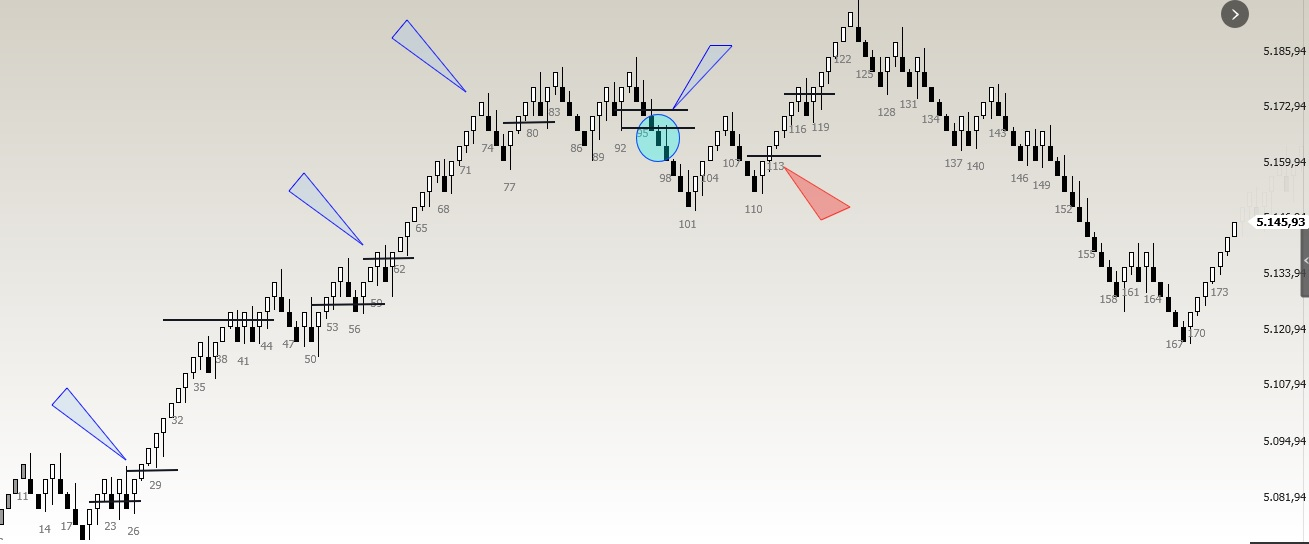
#> input picture 2 Anaconda/Entrada Saidas_COMPRA.jpg, 1309 x 544 px, found by its file name
$ python Comparar_Imagens.py
#> lines starting #> are read from the running program, lines starting #| are printed output that depends on the picture; long printed decimals are rounded
# importação módulo Opencv
import cv2


# Works well with images of different dimensions
# Foi criando um função para recepcionar as duas imagens
def orb_sim(img1, img2):

    # Antigamente era utilizado o módulo SIFT, mas o mesmo foi descontinuado e o ORB passou ser utilizado
    # possuindo mais recursos para trabalhar as imagens
    orb = cv2.ORB_create()

    # Esse é o ponto onde serão dectados pontos chaves e descritores das imagens
    kp_a, desc_a = orb.detectAndCompute(img1, None)
    kp_b, desc_b = orb.detectAndCompute(img2, None)

    # Definir o objeto combinador de força bruta.
    # Isso quer dizer que ele irá testar muitas combinações diferentes.
    bf = cv2.BFMatcher(cv2.NORM_HAMMING, crossCheck=True)

    # Nessa etapa será feito o match das imagens, ou seja, a combinação das imagens
    matches = bf.match(desc_a, desc_b)

    # Aqui será feito a procura por regiões similares das imagens com a distância menor que 50.
    # É possível ajustar a distância entre 0 a 100, sendo 0 as imagens totalmente diferente e 100 as imagens iguais
    # Nesse caso é escolhido a distância de 50.
    similar_regions = [i for i in matches if i.distance < 50]
    if len(matches) == 0:
        return 0
    return len(similar_regions) / len(matches)

# Função do Opencv para fazer a leitura das imagens
img00 = cv2.imread('Entrada Saidas_COMPRA.JPG', 0)
#> img00: shape (544, 1309); min 0, max 255, mean 226.5
img01 = cv2.imread('Entrada Saidas_VENDA.JPG', 0)
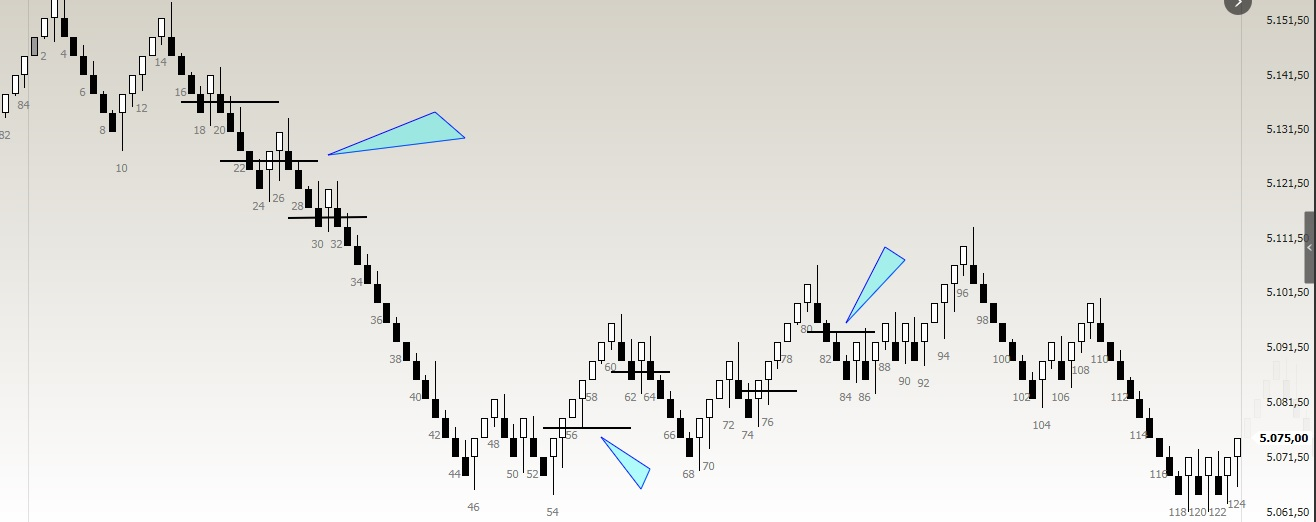
#> input picture 2 Anaconda/Entrada Saidas_VENDA.jpg, 1316 x 522 px, found by its file name
#> img01: shape (522, 1316); min 0, max 255, mean 225.2

# Função opencv para redimensionar as inmagens, pois se elas estivem em dimensões diferente dá erro no código
img00Res = cv2.resize(img00, (1200, 600))
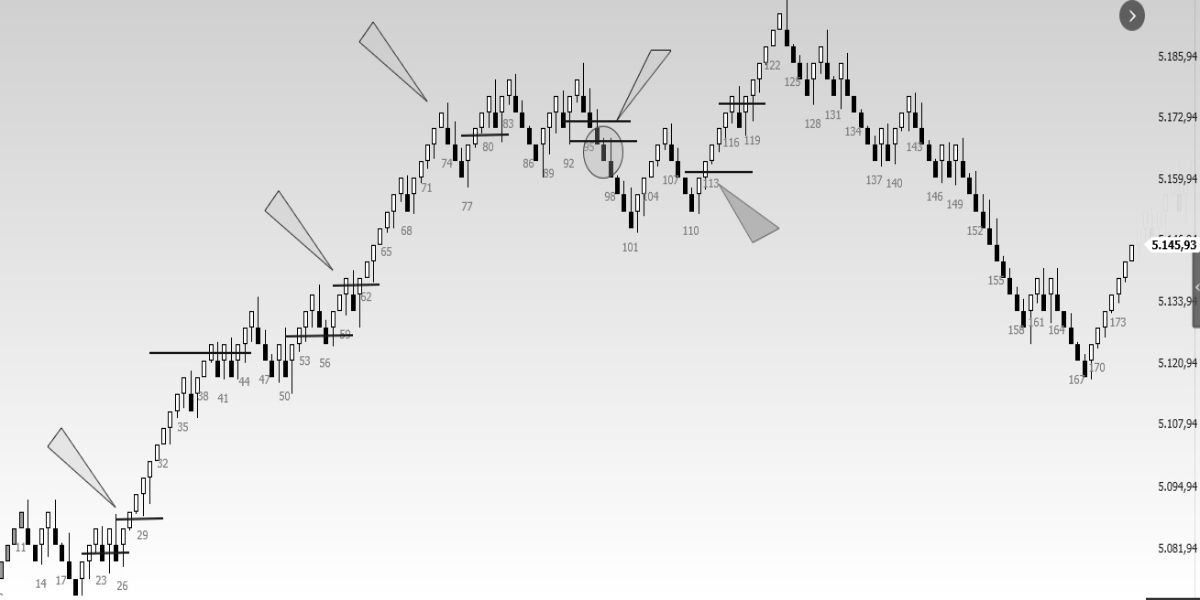
#> img00Res: shape (600, 1200); min 0, max 255, mean 226.5
img01Res = cv2.resize(img01, (1200, 600))
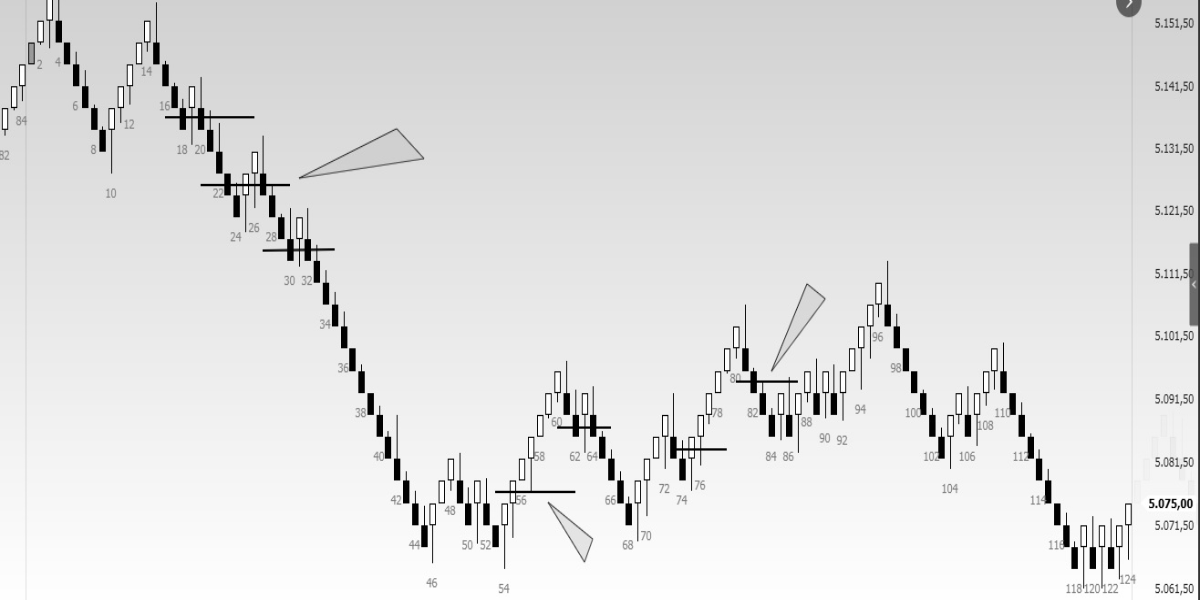
#> img01Res: shape (600, 1200); min 0, max 255, mean 225.1

# Essa é a etapa on é chamada a função criada no início do código passando como parâmetro as imagens redimensionadas.
# Se o resultado for igual 1.0, quer dizer as imagens são extamente iguais.
# Qualquer outro resultado que apresentar vai representar o percentual de similaridade entre as imagens.
orb_similarity = orb_sim(img00Res, img01Res)
#> in orb_sim, `kp_a, desc_a = orb.detectAndCompute(img1, None)`: kp_a = 500 keypoints; strongest (x, y, size): (35, 545, 31), (1156, 245, 31), (165, 430, 31), (35, 560, 31)
#> in orb_sim, `kp_b, desc_b = orb.detectAndCompute(img2, None)`: kp_b = 500 keypoints; strongest (x, y, size): (460, 502, 37.2), (382, 434, 31), (1033, 456, 31), (568, 413, 37.2)
#> in orb_sim, `matches = bf.match(desc_a, desc_b)`: matches = 150 matches
#> in orb_sim, `similar_regions = [i for i in matches if i.distance < 50]`: similar_regions = 94 matches
#> orb_similarity = 0.627
print("O Percentual de Similaridade Utilizando o ORB é: ", orb_similarity)
#| O Percentual de Similaridade Utilizando o ORB é:  0.6267
